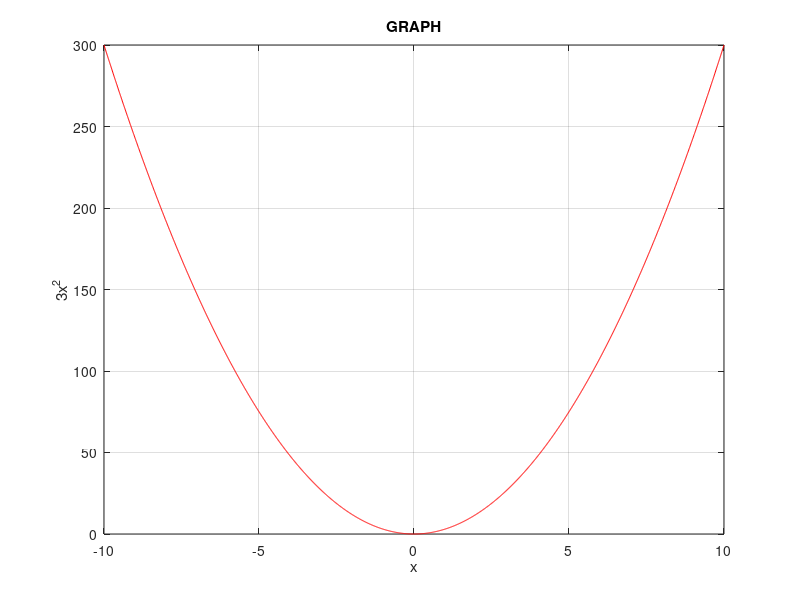

Write MATLAB code to recreate this figure.
clear all
clc
x=[-10:.01:10]
y=3*power(x,2)
plot(x,y,'r')
grid on
xlabel('x')
ylabel('3x^2')
title('GRAPH')


